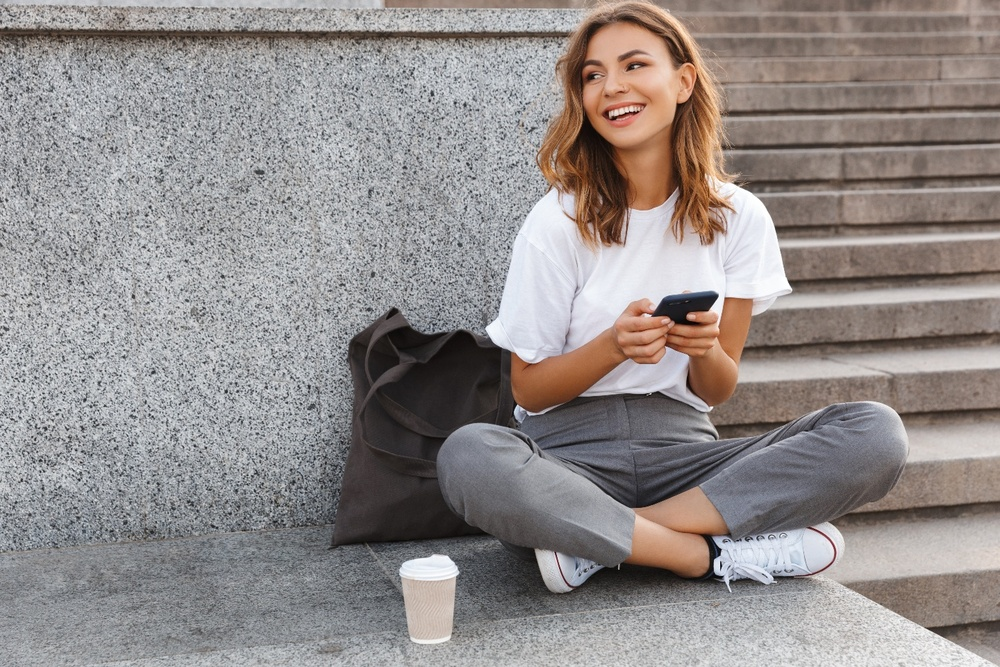
#> input picture 3장/girl.jpg, 1000 x 667 px, shrunk from 1440 x 960 before the run
$ python untitled3.py
#> lines starting #> are read from the running program, lines starting #| are printed output that depends on the picture
#> further down, img is the input picture: shape (667, 1000, 3); mean B, G, R 139.3, 140.6, 146.9
import cv2 as cv
import numpy as np
import time

def my_cvtGray1(bgr_img):
    g = np.zeros([bgr_img.shape[0], bgr_img.shape[1]])
    for r in range(bgr_img.shape[0]):
        for c in range(bgr_img.shape[1]):
            g[r,c] = 0.114*bgr_img[r,c,0] + 0.587*bgr_img[r,c,1] + 0.299*bgr_img[r,c,2]
        return np.uint8(g)
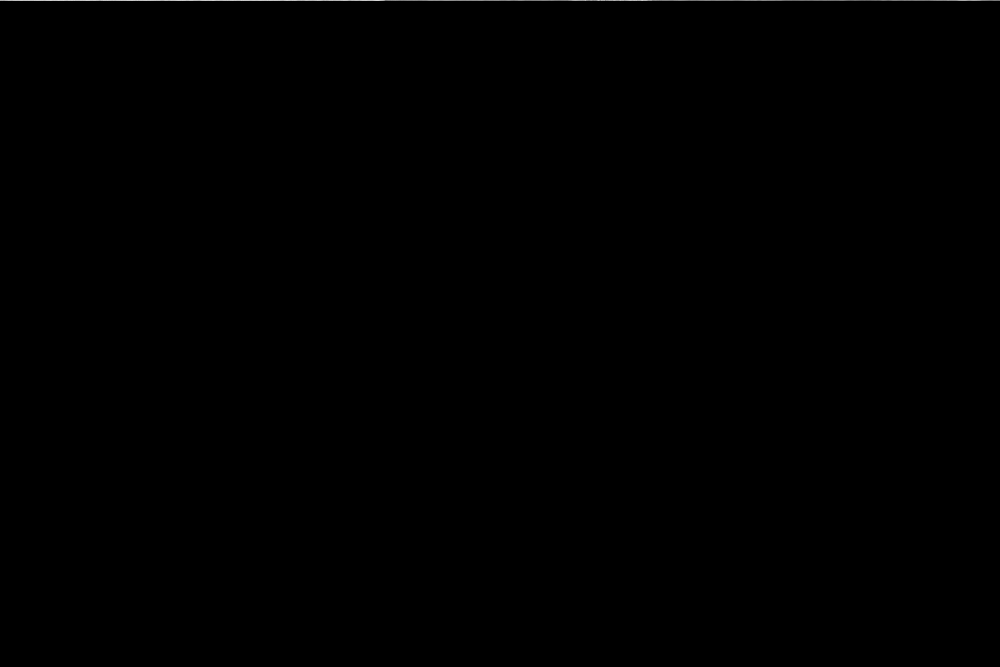
#> g: shape (667, 1000) float64; min 0, max 214.2, mean 0.2

def my_cvtGray2(bgr_img):
    g = np.zeros([bgr_img.shape[0], bgr_img.shape[1]])
    g = 0.114*bgr_img[:,:,0] + 0.587*bgr_img[:,:,1] + 0.299*bgr_img[:,:,2]
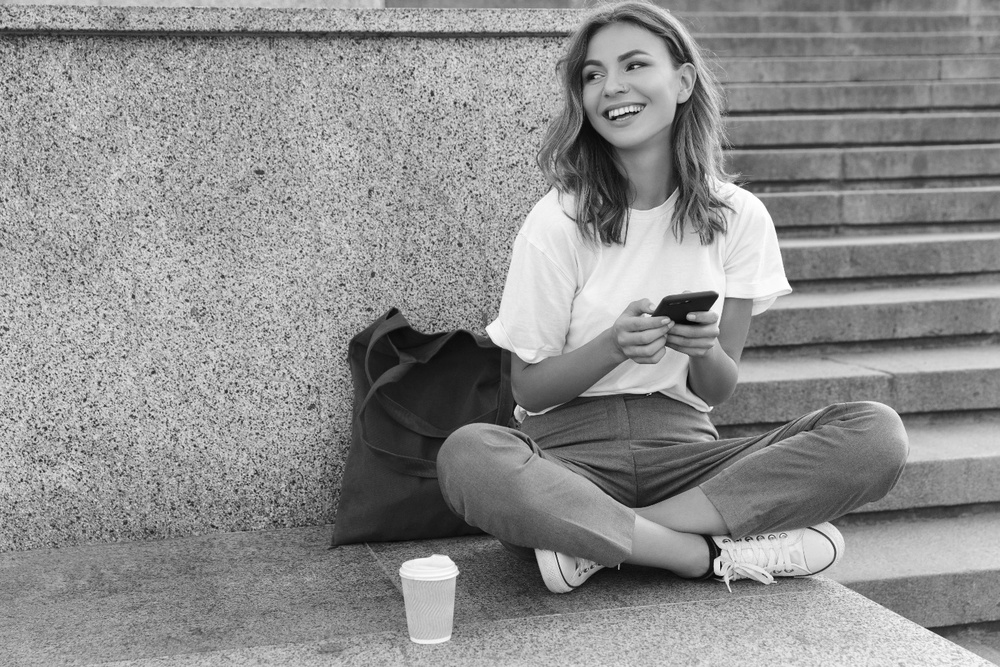
#> g: shape (667, 1000) float64; min 3.84, max 255, mean 142.3
    return np.uint8(g)

img = cv.imread('girl.jpg')

start = time.time()
my_cvtGray1(img)
print('My time1:', time.time()-start)

start = time.time()
my_cvtGray2(img)
print('My time2:', time.time()-start)

start = time.time()
cv.cvtColor(img, cv.COLOR_BGR2GRAY)
print('OpenCV time:', time.time()-start)

# 속도 향상을 위한 여러 기법을 동원한다. 세 가지 기법을 제시한다.
# 이중 for 문을 사용하는 my_cvtGray1은 각 요소를 개별적으로 처리한다. 파이썬은 데이터 형
# 을 동적으로 바인딩하는 언어이기 때문에 개별 요소마다 데이터 형을 확인(type checking)하
# 고 확인된 형에 따라 연산을 실제 수행한 함수를 배정(function dispatch)하는 과정을 거친다.
# 이런 간접 비용으로 인해 my_cvtGray1은 느리다. 반면 배열 연산을 사용하는 my_cvtGray2
# 함수는 배열의 모든 요소는 같은 데이터 형이라는 사실에 따라, 연산을 시작하기 전에 데이
# 터 형 확인과 함수 배정을 수행해 놓고 모든 요소에 일괄적으로 적용한다. numpy는 이런 효
# 율적인 처리를 universal function(ufunc)를 통해 구현한다.
# ② 배열의 요소가 같은 바이트 수를 차지하며 연속 메모리 공간에 저장되어 있다는 사실을 이용
# 하여 요소 접근을 효율적으로 수행하여 속도 향상을 꾀한다. 예를 들어 요소가 4바이트 정수
# 라면 다음 요소를 접근한 때는 현재 요소 주소에 4를 더하면 된다.
# 캐시를 사용하여 접근 시간을 줄인다. 주기억 장치보다 빠른 캐시에 여러 요소를 한꺼번에
# 담아두고 캐시에서 요소를 가져다 연산함으로써 속도 향상을 꾀한다

$ run again, with 3장/mistyroad.jpg copied over 3장/girl.jpg
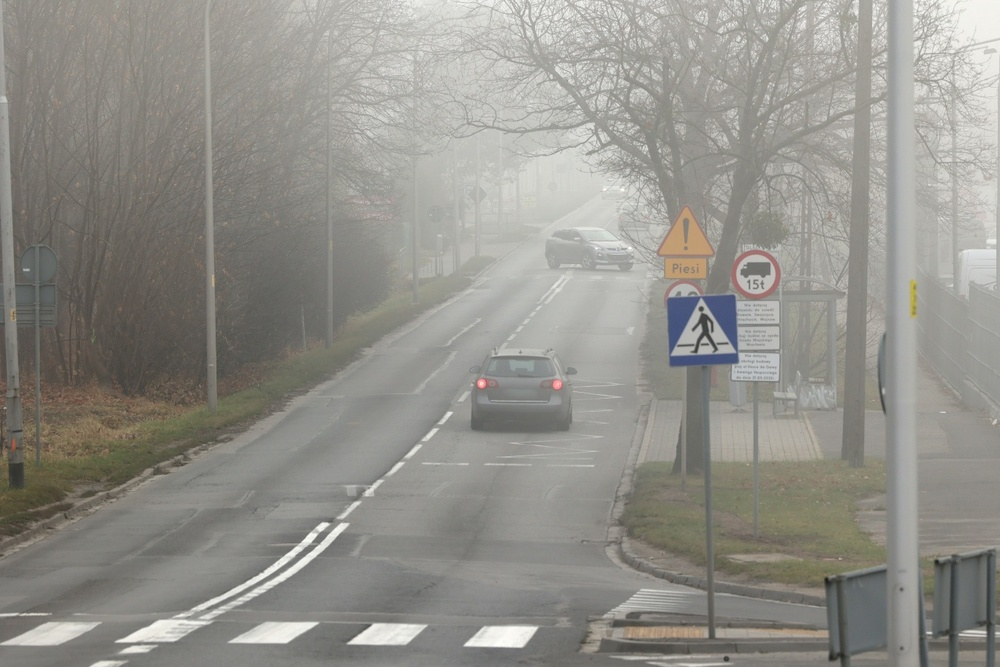
#> input picture 3장/mistyroad.jpg, 1000 x 667 px, shrunk from 1368 x 912 before the run
#> img is the input picture: shape (667, 1000, 3); mean B, G, R 138.7, 145, 146.5
#> in my_cvtGray2, `g = 0.114*bgr_img[:,:,0] + 0.587*bgr_img[:,:,1] + 0.299*bgr_img[:,:,2]`:
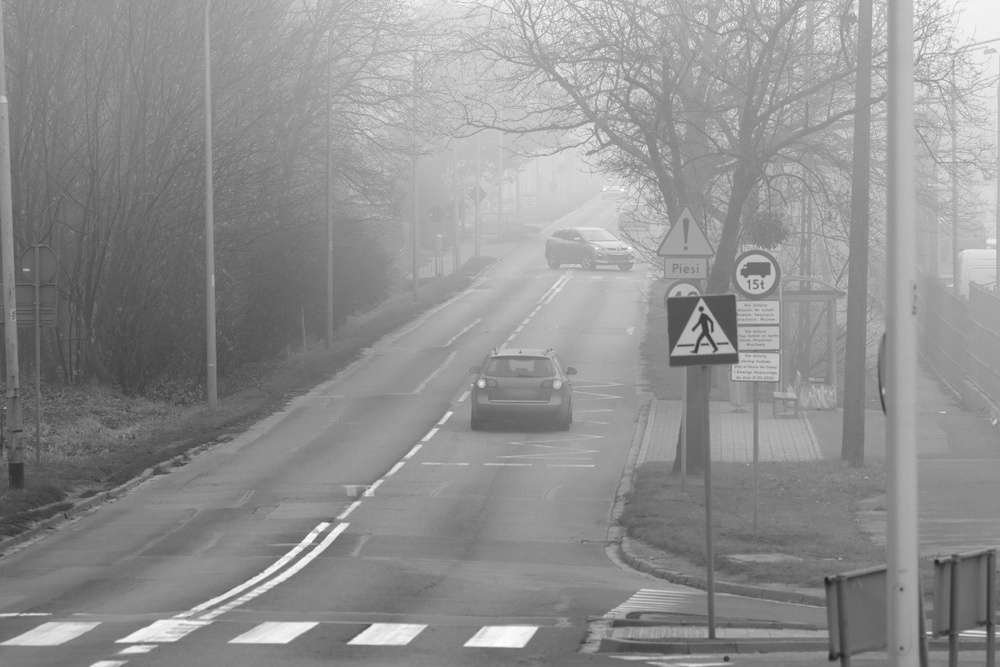
#> g: shape (667, 1000) float64; min 27.63, max 254.7, mean 144.7

$ run again, with 3장/soccer.jpg copied over 3장/girl.jpg
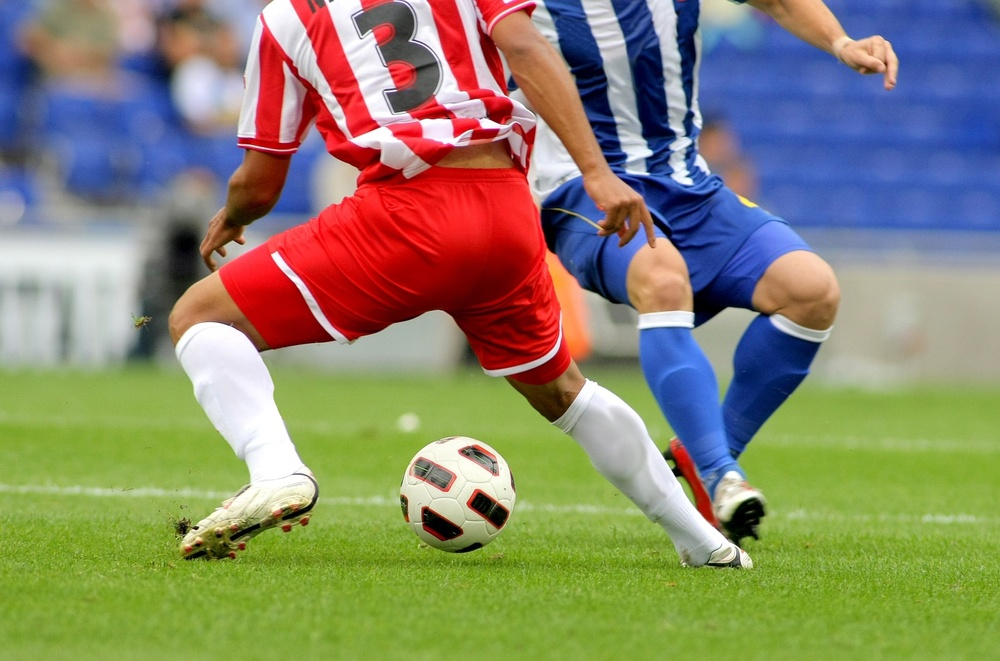
#> input picture 3장/soccer.jpg, 1000 x 661 px, shrunk from 1434 x 948 before the run
#> img is the input picture: shape (661, 1000, 3); mean B, G, R 107.3, 133.3, 136.8
#> in my_cvtGray2, `g = 0.114*bgr_img[:,:,0] + 0.587*bgr_img[:,:,1] + 0.299*bgr_img[:,:,2]`:
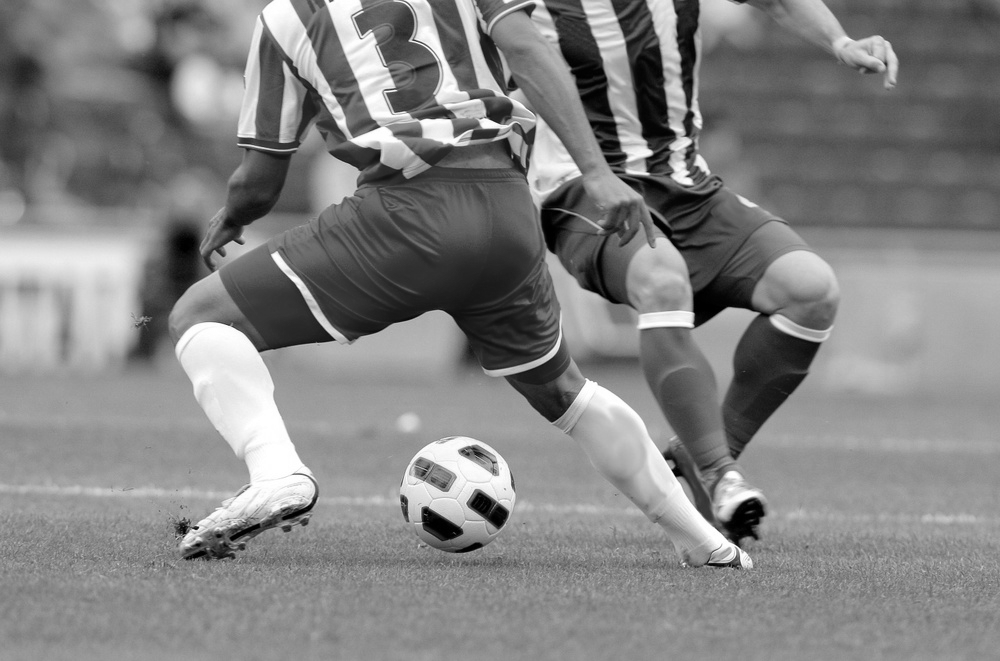
#> g: shape (661, 1000) float64; min 0, max 255, mean 131.4
